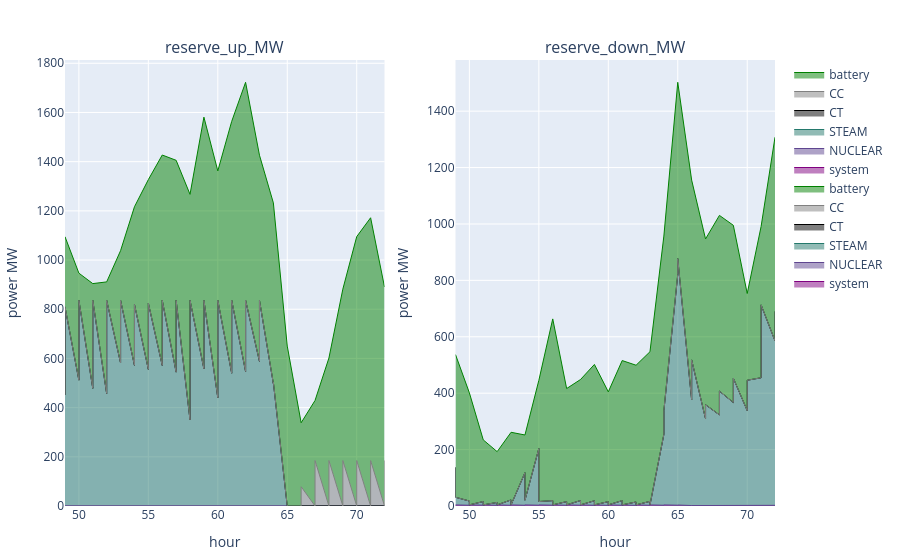

Source (notebook cell):
### Code cell
# p1 = plot_reserve_by_fieldy(reserve_uc_, :reserve_up_MW, :resource)
dissagregate_by_battery = false
if !dissagregate_by_battery
    p2 = plot_reserve(reserve_uc)
else
    p1 = plot_reserve_by_fieldy(s_uc.reserve[(s_uc.reserve.configuration .== config_) .&  (s_uc.reserve.day .== day_) .&  (s_uc.reserve.resource .== "battery"),:], :reserve_up_MW, :r_id)
    p2 = plot_reserve_by_fieldy(s_uc.reserve[(s_uc.reserve.configuration .== config_) .&  (s_uc.reserve.day .== day_) .&  (s_uc.reserve.resource .== "battery"),:], :reserve_down_MW, :r_id)
    [p1 p2]
end

### Figure 1 — Plotly figure (JSON) as saved in the notebook; plotly's stock layout.template omitted (floating-point values rounded to 4 significant figures)
{"data": [{"line": {"color": "purple", "shape": "line", "width": 1}, "mode": "lines", "name": "system", "stackgroup": 1, "type": "scatter", "x": [49, 50, 51, 52, 53, 54, 55, 56, 57, 58, 59, 60, 61, 62, 63, 64, 65, 66, 67, 68, 69, 70, 71, 72, 49, 50, 51, 52, 53, 54, 55, 56, 57, 58, 59, 60, 61, 62, 63, 64, 65, 66, 67, 68, 69, 70, 71, 72], "xaxis": "x1", "y": [null, null, null, null, null, null, null, null, null, null, null, null, null, null, null, null, null, null, null, null, null, null, null, null, null, null, null, null, null, null, null, null, null, null, null, null, null, null, null, null, null, null, null, null, null, null, null, null], "yaxis": "y1"}, {"line": {"color": "rgba(95, 70, 144, 1)", "shape": "line", "width": 1}, "mode": "lines", "name": "NUCLEAR", "stackgroup": 1, "type": "scatter", "x": [49, 50, 51, 52, 53, 54, 55, 56, 57, 58, 59, 60, 61, 62, 63, 64, 65, 66, 67, 68, 69, 70, 71, 72, 49, 50, 51, 52, 53, 54, 55, 56, 57, 58, 59, 60, 61, 62, 63, 64, 65, 66, 67, 68, 69, 70, 71, 72], "xaxis": "x1", "y": [9.799e-12, 9.801e-12, 9.801e-12, 9.801e-12, 9.801e-12, 9.799e-12, 9.799e-12, 9.801e-12, 9.801e-12, 9.801e-12, 9.801e-12, 9.801e-12, 9.801e-12, 9.801e-12, 9.801e-12, 9.094e-12, 7.332e-12, 7.332e-12, 7.332e-12, 7.332e-12, 7.332e-12, 7.332e-12, 7.332e-12, 7.332e-12, 2.747e-11, 2.747e-11, 2.747e-11, 2.747e-11, 2.747e-11, 2.747e-11, 2.747e-11, 2.747e-11, 2.747e-11, 2.747e-11, 2.747e-11, 2.747e-11, 2.747e-11, 2.747e-11, 2.747e-11, 2.549e-11, 2.16e-11, 2.055e-11, 2.056e-11, 2.16e-11, 2.16e-11, 2.16e-11, 2.16e-11, 2.16e-11], "yaxis": "y1"}, {"line": {"color": "rgba(36, 121, 108, 1)", "shape": "line", "width": 1}, "mode": "lines", "name": "STEAM", "stackgroup": 1, "type": "scatter", "x": [49, 50, 51, 52, 53, 54, 55, 56, 57, 58, 59, 60, 61, 62, 63, 64, 65, 66, 67, 68, 69, 70, 71, 72, 49, 50, 51, 52, 53, 54, 55, 56, 57, 58, 59, 60, 61, 62, 63, 64, 65, 66, 67, 68, 69, 70, 71, 72], "xaxis": "x1", "y": [451.9, 511.7, 478.5, 457.4, 581.7, 571.9, 555.5, 571.7, 544.4, 349.7, 557.5, 440.1, 540.0, 546.9, 588.2, 497.9, 3.423e-10, 3.423e-10, 3.423e-10, 3.423e-10, 3.423e-10, 3.423e-10, 3.423e-10, 3.423e-10, 809.3, 836.4, 836.3, 836.3, 836.4, 819.9, 824.5, 836.4, 836.3, 836.4, 836.4, 836.4, 836.5, 836.4, 836.5, 503.0, 1.328e-09, 9.593e-10, 9.61e-10, 1.328e-09, 1.328e-09, 1.328e-09, 1.328e-09, 1.328e-09], "yaxis": "y1"}, {"line": {"color": "black", "shape": "line", "width": 1}, "mode": "lines", "name": "CT", "stackgroup": 1, "type": "scatter", "x": [49, 50, 51, 52, 53, 54, 55, 56, 57, 58, 59, 60, 61, 62, 63, 64, 65, 66, 67, 68, 69, 70, 71, 72, 49, 50, 51, 52, 53, 54, 55, 56, 57, 58, 59, 60, 61, 62, 63, 64, 65, 66, 67, 68, 69, 70, 71, 72], "xaxis": "x1", "y": [0, 0, 0, 0, 0, 0, 0, 0, 0, 0, 0, 0, 0, 0, 0, 0, 0, 0, 0, 0, 0, 0, 0, 0, 0, 0, 0, 0, 0, 0, 0, 0, 0, 0, 0, 0, 0, 0, 0, 0, 0, 0, 0, 0, 0, 0, 0, 0], "yaxis": "y1"}, {"line": {"color": "grey", "shape": "line", "width": 1}, "mode": "lines", "name": "CC", "stackgroup": 1, "type": "scatter", "x": [49, 50, 51, 52, 53, 54, 55, 56, 57, 58, 59, 60, 61, 62, 63, 64, 65, 66, 67, 68, 69, 70, 71, 72, 49, 50, 51, 52, 53, 54, 55, 56, 57, 58, 59, 60, 61, 62, 63, 64, 65, 66, 67, 68, 69, 70, 71, 72], "xaxis": "x1", "y": [0, 0, 0, 0, 0, 0, 0, 0, 0, 0, 0, 0, 0, 0, 0, 0, 0, 0, 0, 0, 0, 0, 0, 0, 0, 0, 0, 0, 0, 0, 0, 0, 0, 0, 0, 0, 0, 0, 0, 0, 0, 78.31, 184.9, 184.9, 184.9, 184.9, 184.9, 184.9], "yaxis": "y1"}, {"line": {"color": "green", "shape": "line", "width": 1}, "mode": "lines", "name": "battery", "stackgroup": 1, "type": "scatter", "x": [49, 50, 51, 52, 53, 54, 55, 56, 57, 58, 59, 60, 61, 62, 63, 64, 65, 66, 67, 68, 69, 70, 71, 72, 49, 50, 51, 52, 53, 54, 55, 56, 57, 58, 59, 60, 61, 62, 63, 64, 65, 66, 67, 68, 69, 70, 71, 72], "xaxis": "x1", "y": [643.0, 435.0, 425.7, 453.8, 456.4, 644.7, 771.5, 855.3, 861.2, 917.4, 1024.0, 922.2, 1024.0, 1176.0, 838.0, 734.5, 650.1, 338.3, 429.1, 601.7, 881.7, 1095.0, 1172.0, 890.5, 285.6, 110.3, 67.92, 74.81, 201.7, 396.7, 502.5, 590.6, 569.2, 430.7, 744.7, 526.0, 727.3, 886.2, 589.7, 729.4, 650.1, 260.0, 244.2, 416.8, 696.8, 910.3, 987.1, 705.6], "yaxis": "y1"}, {"line": {"color": "purple", "shape": "line", "width": 1}, "mode": "lines", "name": "system", "stackgroup": 1, "type": "scatter", "x": [49, 50, 51, 52, 53, 54, 55, 56, 57, 58, 59, 60, 61, 62, 63, 64, 65, 66, 67, 68, 69, 70, 71, 72, 49, 50, 51, 52, 53, 54, 55, 56, 57, 58, 59, 60, 61, 62, 63, 64, 65, 66, 67, 68, 69, 70, 71, 72], "xaxis": "x2", "y": [null, null, null, null, null, null, null, null, null, null, null, null, null, null, null, null, null, null, null, null, null, null, null, null, null, null, null, null, null, null, null, null, null, null, null, null, null, null, null, null, null, null, null, null, null, null, null, null], "yaxis": "y2"}, {"line": {"color": "rgba(95, 70, 144, 1)", "shape": "line", "width": 1}, "mode": "lines", "name": "NUCLEAR", "stackgroup": 1, "type": "scatter", "x": [49, 50, 51, 52, 53, 54, 55, 56, 57, 58, 59, 60, 61, 62, 63, 64, 65, 66, 67, 68, 69, 70, 71, 72, 49, 50, 51, 52, 53, 54, 55, 56, 57, 58, 59, 60, 61, 62, 63, 64, 65, 66, 67, 68, 69, 70, 71, 72], "xaxis": "x2", "y": [2.016, 2.614, 2.974, 2.528, 2.453, 2.537, 2.862, 2.843, 2.588, 2.692, 2.478, 2.178, 2.643, 2.055, 2.527, 2.693, 2.86, 1.565, 1.65, 1.616, 1.918, 1.709, 1.64, 1.675, 4.0, 4.0, 4.0, 4.0, 4.0, 4.0, 4.0, 4.0, 4.0, 4.0, 4.0, 4.0, 4.0, 4.0, 4.0, 4.0, 3.506, 2.054, 1.859, 2.01, 2.396, 2.307, 2.116, 2.409], "yaxis": "y2"}, {"line": {"color": "rgba(36, 121, 108, 1)", "shape": "line", "width": 1}, "mode": "lines", "name": "STEAM", "stackgroup": 1, "type": "scatter", "x": [49, 50, 51, 52, 53, 54, 55, 56, 57, 58, 59, 60, 61, 62, 63, 64, 65, 66, 67, 68, 69, 70, 71, 72, 49, 50, 51, 52, 53, 54, 55, 56, 57, 58, 59, 60, 61, 62, 63, 64, 65, 66, 67, 68, 69, 70, 71, 72], "xaxis": "x2", "y": [134.7, 15.08, 12.92, 10.12, 19.15, 115.6, 201.2, 16.17, 12.87, 16.69, 16.11, 13.31, 16.38, 12.25, 13.95, 251.3, 817.8, 375.2, 307.8, 321.5, 365.0, 336.6, 453.0, 583.8, 26.94, 0.003015, 0.008268, 0.006447, 0.00254, 16.56, 11.9, 0.00897, 0.009605, 0.008272, 0.009511, 0.007975, 0.008989, 0.007912, 0.009706, 333.8, 873.7, 515.9, 357.3, 405.3, 450.8, 443.6, 711.1, 687.0], "yaxis": "y2"}, {"line": {"color": "black", "shape": "line", "width": 1}, "mode": "lines", "name": "CT", "stackgroup": 1, "type": "scatter", "x": [49, 50, 51, 52, 53, 54, 55, 56, 57, 58, 59, 60, 61, 62, 63, 64, 65, 66, 67, 68, 69, 70, 71, 72, 49, 50, 51, 52, 53, 54, 55, 56, 57, 58, 59, 60, 61, 62, 63, 64, 65, 66, 67, 68, 69, 70, 71, 72], "xaxis": "x2", "y": [0, 0, 0, 0, 0, 0, 0, 0, 0, 0, 0, 0, 0, 0, 0, 0, 0, 0, 0, 0, 0, 0, 0, 0, 0, 0, 0, 0, 0, 0, 0, 0, 0, 0, 0, 0, 0, 0, 0, 0, 0, 0, 0, 0, 0, 0, 0, 0], "yaxis": "y2"}, {"line": {"color": "grey", "shape": "line", "width": 1}, "mode": "lines", "name": "CC", "stackgroup": 1, "type": "scatter", "x": [49, 50, 51, 52, 53, 54, 55, 56, 57, 58, 59, 60, 61, 62, 63, 64, 65, 66, 67, 68, 69, 70, 71, 72, 49, 50, 51, 52, 53, 54, 55, 56, 57, 58, 59, 60, 61, 62, 63, 64, 65, 66, 67, 68, 69, 70, 71, 72], "xaxis": "x2", "y": [0, 0, 0, 0, 0, 0, 0, 0, 0, 0, 0, 0, 0, 0, 0, 0, 0, 0, 0, 0, 0, 0, 0, 0, 0, 0, 0, 0, 0, 0, 0, 0, 0, 0, 0, 0, 0, 0, 0, 0, 0, 2.605e-10, 2.598e-10, 1.847e-10, 1.847e-10, 1.847e-10, 1.847e-10, 1.847e-10], "yaxis": "y2"}, {"line": {"color": "green", "shape": "line", "width": 1}, "mode": "lines", "name": "battery", "stackgroup": 1, "type": "scatter", "x": [49, 50, 51, 52, 53, 54, 55, 56, 57, 58, 59, 60, 61, 62, 63, 64, 65, 66, 67, 68, 69, 70, 71, 72, 49, 50, 51, 52, 53, 54, 55, 56, 57, 58, 59, 60, 61, 62, 63, 64, 65, 66, 67, 68, 69, 70, 71, 72], "xaxis": "x2", "y": [400.3, 383.4, 218.4, 180.0, 239.7, 133.6, 241.6, 644.4, 400.9, 429.1, 483.3, 389.3, 496.7, 484.8, 530.5, 703.2, 681.7, 778.8, 637.3, 707.3, 628.3, 415.2, 536.7, 722.2, 506.0, 397.1, 230.3, 188.7, 257.3, 231.2, 429.7, 659.4, 412.4, 444.5, 497.9, 400.8, 511.7, 495.1, 543.0, 619.4, 625.1, 637.6, 587.6, 623.1, 542.0, 307.6, 278.2, 618.2], "yaxis": "y2"}], "layout": {"annotations": [{"font": {"size": 16}, "showarrow": false, "text": "reserve_up_MW", "x": 0.225, "xanchor": "center", "xref": "paper", "y": 1, "yanchor": "bottom", "yref": "paper"}, {"font": {"size": 16}, "showarrow": false, "text": "reserve_down_MW", "x": 0.775, "xanchor": "center", "xref": "paper", "y": 1, "yanchor": "bottom", "yref": "paper"}], "margin": {"b": 50, "l": 50, "r": 50, "t": 60}, "xaxis1": {"anchor": "y1", "domain": [0, 0.45], "title": {"text": "hour"}}, "xaxis2": {"anchor": "y2", "domain": [0.55, 1], "title": {"text": "hour"}}, "yaxis1": {"anchor": "x1", "domain": [0, 1], "title": {"text": "power MW"}}, "yaxis2": {"anchor": "x2", "domain": [0, 1], "title": {"text": "power MW"}}}}
